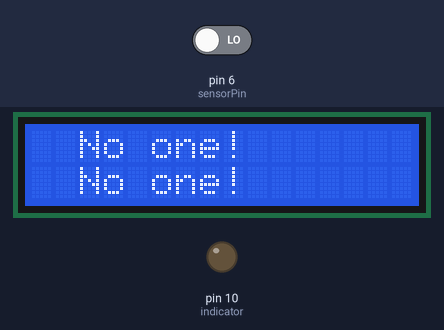
A sketch run on a simulated Arduino Uno, built with avr-gcc and run on an emulated ATmega328P. Shown: 16×2 character LCD, output pins drawn as LEDs (lit = HIGH). Inputs (shaded band) come from the test bench; at power-on: pin 6 (sensorPin) LOW.

Above: at 1.3 s.
1.4 s: pin 6 (sensorPin) driven HIGH
At 2.4 s:
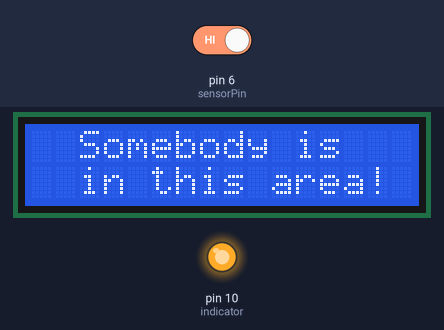
3.2 s: pin 6 (sensorPin) driven LOW
At 4.2 s:
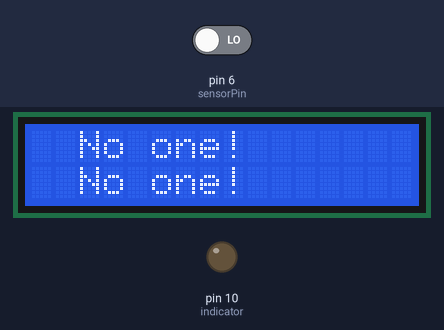
Timing chart, 0 to 6.2 s (numbered marks = the images above; inputs shaded):
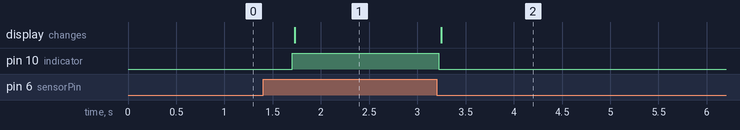

Measured:
- after the input at 1.4 s, pin 10 (indicator): LOW → HIGH after 0.30 s; the display: changes after 0.33 s (image 1)
- after the input at 3.2 s, pin 10 (indicator): HIGH → LOW at once; the display: changes after 0.05 s (image 2)

The sketch:

Project_31_DS1302_Real_Time_Clock_Module.ino
```cpp
/*
keyestudio Maker learning kit
Project 32
Making Your Body An Alarm Clock
http//www.keyestudio.com
*/
#include <Wire.h>
#include <LiquidCrystal_I2C.h>
LiquidCrystal_I2C lcd(0x27,16,2);
byte sensorPin = 6;
byte indicator = 10;
void setup()
{
  lcd.init();                      // initialize the lcd
  lcd.init();
  // Print a message to the LCD.
  lcd.backlight();
  pinMode(sensorPin,INPUT);
  pinMode(indicator,OUTPUT);
  Serial.begin(9600);
}

void loop()
{
  byte state = digitalRead(sensorPin);
  digitalWrite(indicator,state);
  if(state == 1)
  {
  lcd.setCursor(2,0);
  lcd.print("Somebody is");
  lcd.setCursor(2,1);
  lcd.print("in this area!");
  }
  else if(state == 0)
  {
  lcd.setCursor(2,0);
  lcd.print("No one!      ");
  lcd.setCursor(2,1);
  lcd.print("No one!      ");
  delay(500);
  }
}
```
